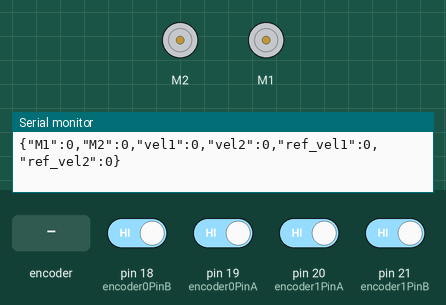
Recording of a sketch running on a simulated Arduino Mega 2560, built for the host (arithmetic inside an expression is 32-bit, double 64-bit). Shown: 2 × DC motor (green arrow = forward, orange = backward, longer = faster), the last lines printed to the serial monitor. The inputs (shaded band) are chosen by the test bench; at power-on: pin 18 (encoder0PinB), pin 19 (encoder0PinA), pin 20 (encoder1PinA), pin 21 (encoder1PinB) HIGH.

Above: at 1.2 s.
1.3 s: rotary encoder on pin 19 (encoder0PinA) / pin 18 (encoder0PinB) turned 3 steps (first pin leading)
At 1.55 s:
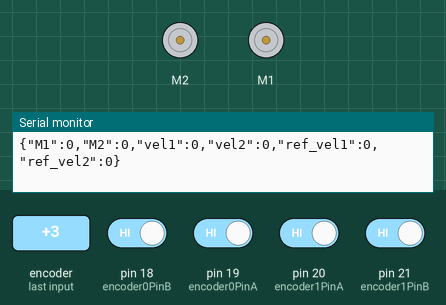
4.9 s: pin 20 (encoder1PinA) driven LOW
At 5.6 s:
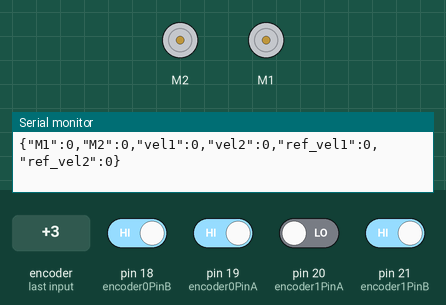
Timing chart, 0 to 7.9 s (numbered marks = the images above; inputs shaded):
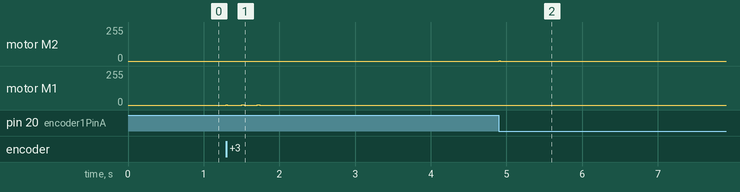

Measured:
- after the input at 1.3 s, motor M1: alternates forward 3/255 for 0.03 s and stopped for 0.18 s, 6 changes in all, then stays stopped, starting at once
- after the input at 4.9 s, motor M2: stopped → forward 3/255 at once, → stopped 0.01 s later

The sketch:

BT.ino
```cpp
char msgEnd = '\r\n';
String instruccion;
bool newMsg = false;
#include "DualVNH5019MotorShield.h"
#include "ArduinoJson.h"
DualVNH5019MotorShield md;
// Definición de PINs
#define encoder0PinA  19
#define encoder0PinB  18
#define encoder1PinA  20
#define encoder1PinB  21

// Variables Tiempo
unsigned long time_ant = 0;
const int Period = 10000;   // 10 ms = 100Hz
float escalon = 0;
const float dt = Period *0.000001f;
float motorout    = 0.0;

// Variables de los Encoders y posicion
volatile long encoder0Pos = 0;
volatile long encoder1Pos = 0;
long newposition0;
long oldposition0 = 0;
long newposition1;
long oldposition1 = 0;
unsigned long newtime;
float ref_0;
float ref_1;

// Definición de referencia
float ref0 = 0;
float ref1 = 0;

// Definición de errores y velocidades
float vel0;
float vel1;
float error_acumulado0 = 0;
float error_acumulado1 = 0;
float newerror0 = 0;
float newerror1 = 0;
float olderror0 = 0;
float olderror1 = 0;

// Constantes angulares y lineales.
float Kp_angular = 2;
float Ki_angular = 0;
float Kd_angular = 0;
float Kp_lineal = 0;
float Ki_lineal = 0;
float Kd_lineal = 0;

// Diccionario a enviar por BT
DynamicJsonDocument dict(1024);
char json_dict[1024];

unsigned long previousMillis = millis();
int sending_inverval = 1000; // ms

//-----------------------------------
// CONFIGURANDO INTERRUPCIONES
void doEncoder0A()
{
  if (digitalRead(encoder0PinA) == digitalRead(encoder0PinB)) {
    encoder0Pos++;
  } else {
    encoder0Pos--;
  }
}

void doEncoder0B()
{
  if (digitalRead(encoder0PinA) == digitalRead(encoder0PinB)) {
    encoder0Pos--;
  } else {
    encoder0Pos++;
  }
}

void doEncoder1A()
{
  if (digitalRead(encoder1PinA) == digitalRead(encoder1PinB)) {
    encoder1Pos++;
  } else {
    encoder1Pos--;
  }
}

void doEncoder1B()
{
  if (digitalRead(encoder1PinA) == digitalRead(encoder1PinB)) {
    encoder1Pos--;
  } else {
    encoder1Pos++;
  }
}

String readBuff() {
  String buffArray;

  while (Serial3.available() > 0) { //Entro a este while mientras exista algo en el puerto serial
    char buff = Serial3.read(); //Leo el byte entrante
    if (buff == msgEnd) {
      newMsg = true;
      break; //Si el byte entrante coincide con mi delimitador, me salgo del while
    } else {
      buffArray += buff; //Si no, agrego el byte a mi string para construir el mensaje
    }
    delay(10);
  }

  return buffArray;  //Retorno el mensaje
}

void setup()
{
  Serial.begin(115200);   // Inicializamos  el puerto serie
  Serial3.begin(38400);


    // Configurar MotorShield
    md.init();

  // Configurar Encoders
  pinMode(encoder0PinA, INPUT);
  digitalWrite(encoder0PinA, HIGH);       // Incluir una resistencia de pullup en le entrada
  pinMode(encoder0PinB, INPUT);
  digitalWrite(encoder0PinB, HIGH);       // Incluir una resistencia de pullup en le entrada
  pinMode(encoder1PinA, INPUT);
  digitalWrite(encoder1PinA, HIGH);       // Incluir una resistencia de pullup en le entrada
  pinMode(encoder1PinB, INPUT);
  digitalWrite(encoder1PinB, HIGH);       // Incluir una resistencia de pullup en le entrada
  attachInterrupt(digitalPinToInterrupt(encoder0PinA), doEncoder0A, CHANGE);  // encoder 0 PIN A
  attachInterrupt(digitalPinToInterrupt(encoder0PinB), doEncoder0B, CHANGE);  // encoder 0 PIN B
  attachInterrupt(digitalPinToInterrupt(encoder1PinA), doEncoder1A, CHANGE);  // encoder 1 PIN A
  attachInterrupt(digitalPinToInterrupt(encoder1PinB), doEncoder1B, CHANGE);  // encoder 1 PIN B

}

void loop()
{
  float motorout0;
  float motorout1;

  unsigned long currentMillis = millis();


  if ((micros() - time_ant) >= Period)
  {
    newtime = micros();


  if (Serial3.available() > 0)
  {
    instruccion = readBuff(); //Leer el mensaje entrante
    Serial.println(instruccion);
    int i;
    int j = 0;
    int l = 0;
    int n = 0;


    // Instrucción de seteo de constantes instruccion = "KS{Kp}${Ki}${Kd}$"

    if (instruccion.substring(0, 3) == "KSD")
    {
      // Setear las constantes
      j = return_pos(3, instruccion.length(), instruccion);
      Kp_lineal = instruccion.substring(3,j).toFloat();

      l = return_pos(j+1, instruccion.length(), instruccion);
      Ki_lineal = instruccion.substring(j+1,l).toFloat();

      n = return_pos(l+1, instruccion.length(), instruccion);
      Kd_lineal = instruccion.substring(l+1,n).toFloat();
    }

 /// Seteo constantes angulares
    if (instruccion.substring(0, 3) == "KSA")
    {
      // Setear las constantes
      j = return_pos(3, instruccion.length(), instruccion);
      Kp_angular = instruccion.substring(3,j).toFloat();

      l = return_pos(j+1, instruccion.length(), instruccion);
      Ki_angular = instruccion.substring(j+1,l).toFloat();

      n = return_pos(l+1, instruccion.length(), instruccion);
      Kd_angular = instruccion.substring(l+1,n).toFloat();
      Serial.print("kp: ");
      Serial.print(Kp_angular);
      Serial.print(" | ki: ");
      Serial.print(Ki_angular);
      Serial.print(" | kd: ");
      Serial.print(Kd_angular);
    }

// ---- Término seteo constantes ---------------

   // Seteo de referencia
   j = 0;
   if (instruccion.substring(0, 3) == "REF") // Error angular
   {

      // Se enviarán los errores, entonces solo es necesario setearlo
      j = return_pos(3, instruccion.length(), instruccion);
      ref_0 = instruccion.substring(3,j).toFloat();
      l = return_pos(j+1, instruccion.length(), instruccion);
      ref_1 = instruccion.substring(j+1,l).toFloat();
    }
  }

  int maxu = 250;
  float delta_t = newtime - time_ant;

  //-----------------------------------
    // Actualizando Informacion de los encoders
    newposition0 = encoder0Pos;
    newposition1 = encoder1Pos;
    //-----------------------------------
    // Calculando Velocidad del motor
    float rpm = 31250;
    vel0 = (float)(newposition0 - oldposition0) * rpm / (delta_t); //RPM
    vel1 = (float)(newposition1 - oldposition1) * rpm / (delta_t); //RPM

    newerror0 = ref_0 - vel0;
    newerror1 = ref_1 - vel1;

    error_acumulado0  = error_acumulado0 + newerror0;
    error_acumulado1  = error_acumulado1 + newerror1;

    error_acumulado0 =  min(max(error_acumulado0,-maxu/(Ki_angular*delta_t)), maxu/(Ki_angular*delta_t));
    error_acumulado1 =  min(max(error_acumulado1,-maxu/(Ki_angular*delta_t)), maxu/(Ki_angular*delta_t));

    oldposition0 = newposition0;
    oldposition1 = newposition1;

    int k = (400/350);

    /*
    Serial.print("ref0  ");
    Serial.print(ref_0);
    Serial.print("   error0  ");
    Serial.print(newerror0);
    */
    motorout0 = k*(Kp_angular*(newerror0) + Ki_angular*error_acumulado0*(delta_t) + Kd_angular*((newerror0 - olderror0)/(delta_t)));
    motorout1 = k*(Kp_angular*(newerror1) + Ki_angular*error_acumulado1*(delta_t) + Kd_angular*((newerror1 - olderror1)/(delta_t)));
    /*
    //Serial.println(Kp_angular);
    Serial.print("  motorout0  ");
    Serial.print(motorout0);
    //Serial.println("Estoy en el loop");
    Serial.print("  motorout1  ");
    Serial.print(motorout1);
    Serial.print("  vel0  ");
    Serial.print(vel0);
    //Serial.println("Estoy en el loop");
    Serial.print("  vel1  ");
    Serial.print(vel1);
    */

    motorout0 = min(max(motorout0,-maxu), maxu);
    motorout1 = min(max(motorout1,-maxu), maxu);
    md.setM2Speed(motorout1);
    md.setM1Speed(motorout0);

    //Serial.println(md.getM1CurrentMilliamps());

    /*
    Serial.print("  motorout0  ");
    Serial.print(motorout0);
    //Serial.println("Estoy en el loop");
    Serial.print("  motorout1  ");
    Serial.println(motorout1);
    */

    dict["M1"] = motorout0;
    dict["M2"] = motorout1;
    dict["vel1"] = vel0;
    dict["vel2"] = vel1;
    dict["ref_vel1"] = ref_0;
    dict["ref_vel2"] = ref_1;

    serializeJson(dict, json_dict);

    //Serial3.println(json_dict);
    //Serial3.println("Que ondax");
    //Serial.println(json_dict);
    if(millis() - previousMillis > sending_inverval) {
     previousMillis = millis();
    Serial3.println(json_dict);
    Serial.println(json_dict);
    }

  time_ant = newtime;
  olderror0 = newerror0;
  olderror1 = newerror1;
  }
}

// Función que retorna la posición hasta donde está ubicado un número en lo entregado por Bluetooth
float return_pos(int inicio, int length, String string)
{
  int j;
  for(int i = inicio ; i<length ; i++)
  {
    if (string[i] == '$')
        {
          j = i;
          break;
         }
  }
  return j;
}
```
